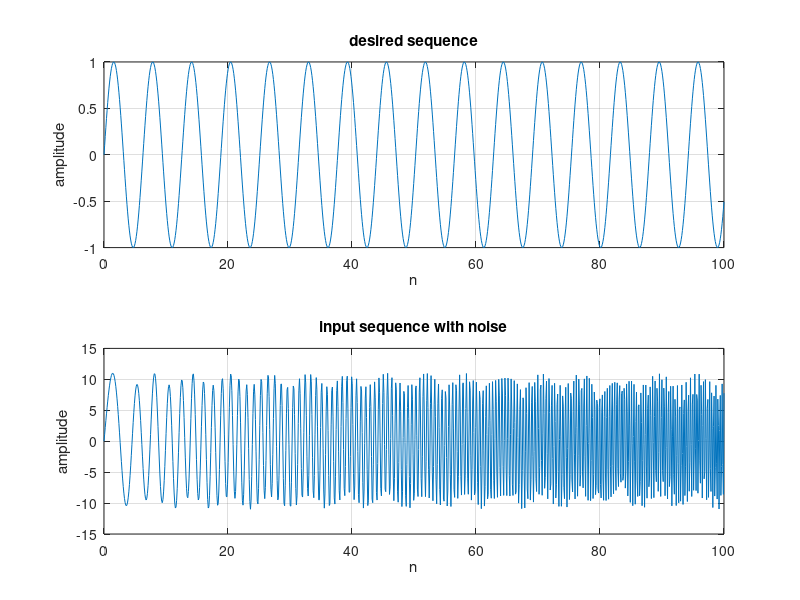
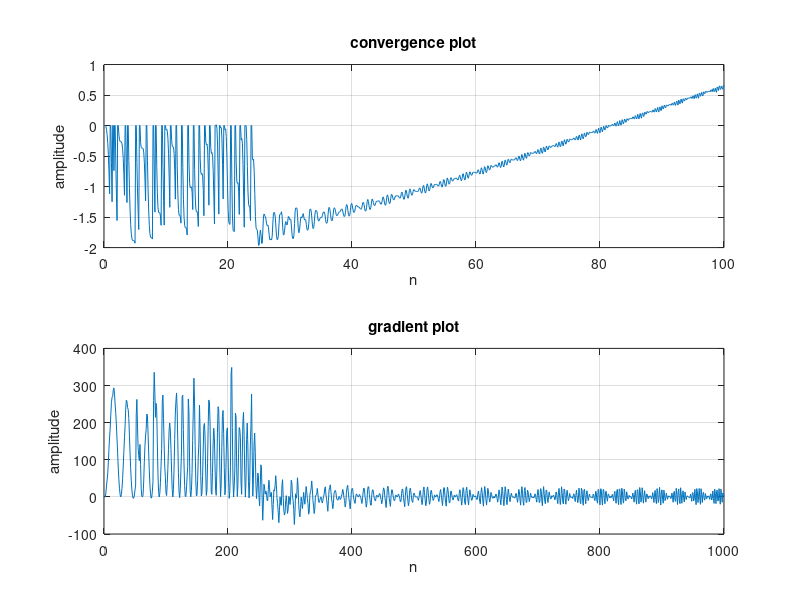
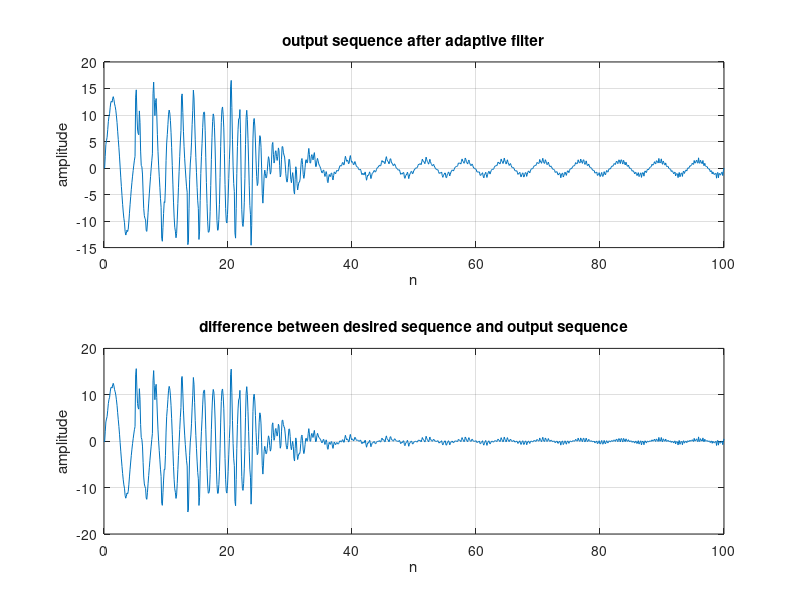
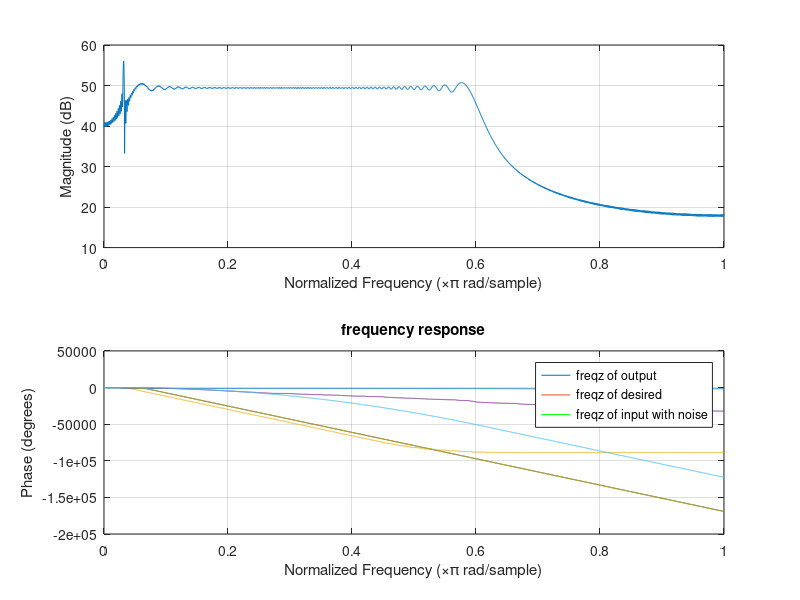

Source code (MATLAB) for these figures, in order:
%% Part A: Adaptive Notch Filter (a)
clear all 
close all
clc
n = linspace(0,100,1000);
d=sin(n);
variation=linspace(1,20,length(n));
figure(1)
subplot(2,1,1)
plot(n,d)
title('desired sequence')
xlabel('n')
ylabel('amplitude')
grid on
u = 0.0002;
r = 0.88;
a = zeros(1,1000);
e = zeros(1,1000);
% noise = zeros(1,1000);
noise = 20*sin(20*n);

y=zeros(1,length(n));
%generate noise
% noise=10*sin(n.*variation);
x = d+noise;



subplot(2,1,2)
plot(n,x)
title('input sequence with noise')
xlabel('n')
ylabel('amplitude')
grid on


for N = 3:length(x)-1
   y(N) = x(N)+a(N)*x(N-1)+x(N-2)-r*a(N)*y(N-1)-(r^2)*y(N-2);
     a(N+1) = a(N)-u*y(N)*x(N-1);
    if a(N+1)>=2 || a(N+1)<=-2
        a(N)=0;
        a(N+1)=0;
    end
    y(N) = x(N)+a(N)*x(N-1)+x(N-2)-r*a(N)*y(N-1)-(r^2)*y(N-2);
end


figure(2)
subplot(2,1,1)
plot(n,a)
title('convergence plot')
xlabel('n')
ylabel('amplitude')
grid on
subplot(2,1,2)
plot(2.*y.*x)
title('gradient plot')
xlabel('n')
ylabel('amplitude')
grid on

figure(3)
subplot (2,1,1)
plot(n,y)
title('output sequence after adaptive filter')
xlabel('n')
ylabel('amplitude')
grid on
subplot (2,1,2)
plot(n,y-d)
title('difference between desired sequence and output sequence')
xlabel('n')
ylabel('amplitude')
grid on


figure(4)
hold on
freqz(y)
hold on
freqz(d)
hold on
freqz(x)
legend('freqz of output','freqz of desired','freqz of input with noise')
lines = findall(gcf,'type','line');
set(lines(1),'Color','red')
set(lines(2),'Color','green')
title('frequency response')
hold off
grid on

%% Part A (2) slow changing frequency noise
clear all 
close all
clc
n = linspace(0,100,1000);
d=sin(n);
variation=linspace(1,10,length(n));
figure(1)
subplot(2,1,1)
plot(n,d)
title('desired sequence')
xlabel('n')
ylabel('amplitude')
grid on
u = 0.005;
r = 0.82;
a = zeros(1,1000);
e = zeros(1,1000);



y=zeros(1,length(n));
%generate noise
noise=10*sin(n.*variation);
x = d+noise;



subplot(2,1,2)
plot(n,x)
title('input sequence with noise')
xlabel('n')
ylabel('amplitude')
grid on


for N = 3:length(x)-1
   y(N) = x(N)+a(N)*x(N-1)+x(N-2)-r*a(N)*y(N-1)-(r^2)*y(N-2);
     a(N+1) = a(N)-u*y(N)*x(N-1);
    if a(N+1)>=2 || a(N+1)<=-2
        a(N)=0;
        a(N+1)=0;
    end
    y(N) = x(N)+a(N)*x(N-1)+x(N-2)-r*a(N)*y(N-1)-(r^2)*y(N-2);
end


figure(2)
subplot(2,1,1)
plot(n,a)
title('convergence plot')
xlabel('n')
ylabel('amplitude')
grid on
subplot(2,1,2)
plot(2.*y.*x)
title('gradient plot')
xlabel('n')
ylabel('amplitude')
grid on

figure(3)
subplot (2,1,1)
plot(n,y)
title('output sequence after adaptive filter')
xlabel('n')
ylabel('amplitude')
grid on
subplot (2,1,2)
plot(n,y-d)
title('difference between desired sequence and output sequence')
xlabel('n')
ylabel('amplitude')
grid on


figure(4)
hold on
freqz(y)
hold on
freqz(d)
hold on
freqz(x)
legend('freqz of output','freqz of desired','freqz of input with noise')
lines = findall(gcf,'type','line');
set(lines(1),'Color','red')
set(lines(2),'Color','green')
title('frequency response')
hold off
grid on

